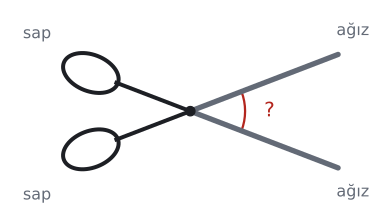

This chart was generated by the following Python code:
import sys; sys.path.insert(0, "tools")
from cizim import *

def yon(d): return np.array([np.cos(np.radians(d)), np.sin(np.radians(d))])
O = np.array([0.0, 0.0])
def isin(ax, d, ad="", L=2.3, renk=YAZI, ls="-", dxy=(0, 0)):
    P = O + L * yon(d)
    ax.annotate("", xy=P, xytext=O, arrowprops=dict(arrowstyle="-|>", color=renk, lw=2, ls=ls, mutation_scale=14))
    if ad: ax.text(*(P + 0.25 * yon(d) + np.array(dxy)), ad, color=renk, ha="center", va="center", fontsize=13)
def dogru(ax, d, ad="", L=2.3):
    P, Q = O + L * yon(d), O - L * yon(d)
    ax.annotate("", xy=P, xytext=Q, arrowprops=dict(arrowstyle="<|-|>", color=YAZI, lw=2, mutation_scale=14))
    if ad: ax.text(*(P + 0.28 * yon(d)), ad, color=SOLUK, ha="center", va="center")
def yay(ax, a1, a2, r, ad="", renk=MAVI, rr=None, centik=0, fs=12):
    ax.add_patch(patches.Arc(O, 2 * r, 2 * r, theta1=a1, theta2=a2, color=renk, lw=1.7))
    m = (a1 + a2) / 2
    for k in range(centik):
        t = np.radians(m + (k - (centik - 1) / 2) * 5)
        ax.plot([(r - 0.09) * np.cos(t), (r + 0.09) * np.cos(t)], [(r - 0.09) * np.sin(t), (r + 0.09) * np.sin(t)], color=renk, lw=1.5)
    if ad:
        rr = rr if rr is not None else r + 0.4
        ax.text(*(rr * yon(m)), ad, color=renk, fontsize=fs, ha="center", va="center")
def kose(ax, ad="O", dxy=(0, -0.35)):
    ax.plot(*O, "o", color=YAZI, markersize=6); ax.text(dxy[0], dxy[1], ad, ha="center", va="center", fontsize=13)

# Soru 10: makas; iki kol O'da kesişen iki doğru gibi. Ağızlar arası 42°, ağız ile yanındaki sap arası 138°.
fig, ax = sekil(5.5, 2.8); ax.set_aspect("equal"); ax.axis("off")
for d in (21, -21):
    P = O + 2.6 * yon(d); Q = O - 1.3 * yon(d)
    ax.plot([O[0], P[0]], [O[1], P[1]], color=SOLUK, lw=4, solid_capstyle="round")
    ax.plot([O[0], Q[0]], [O[1], Q[1]], color=YAZI, lw=3)
    ax.add_patch(patches.Ellipse(Q - 0.45 * yon(d), 0.95, 0.6, angle=d, fill=False, color=YAZI, lw=3))
ax.plot(*O, "o", color=YAZI, markersize=7)
yay(ax, -21, 21, 0.9, "?", renk=KIRMIZI, rr=1.3, fs=15)
ax.text(2.4, 1.25, "ağız", color=SOLUK, fontsize=12); ax.text(2.4, -1.4, "ağız", color=SOLUK, fontsize=12)
ax.text(-2.75, 1.2, "sap", color=SOLUK, fontsize=12); ax.text(-2.75, -1.45, "sap", color=SOLUK, fontsize=12)
ax.set_xlim(-3.0, 3.0); ax.set_ylim(-1.7, 1.7)
kaydet(fig, __file__)
